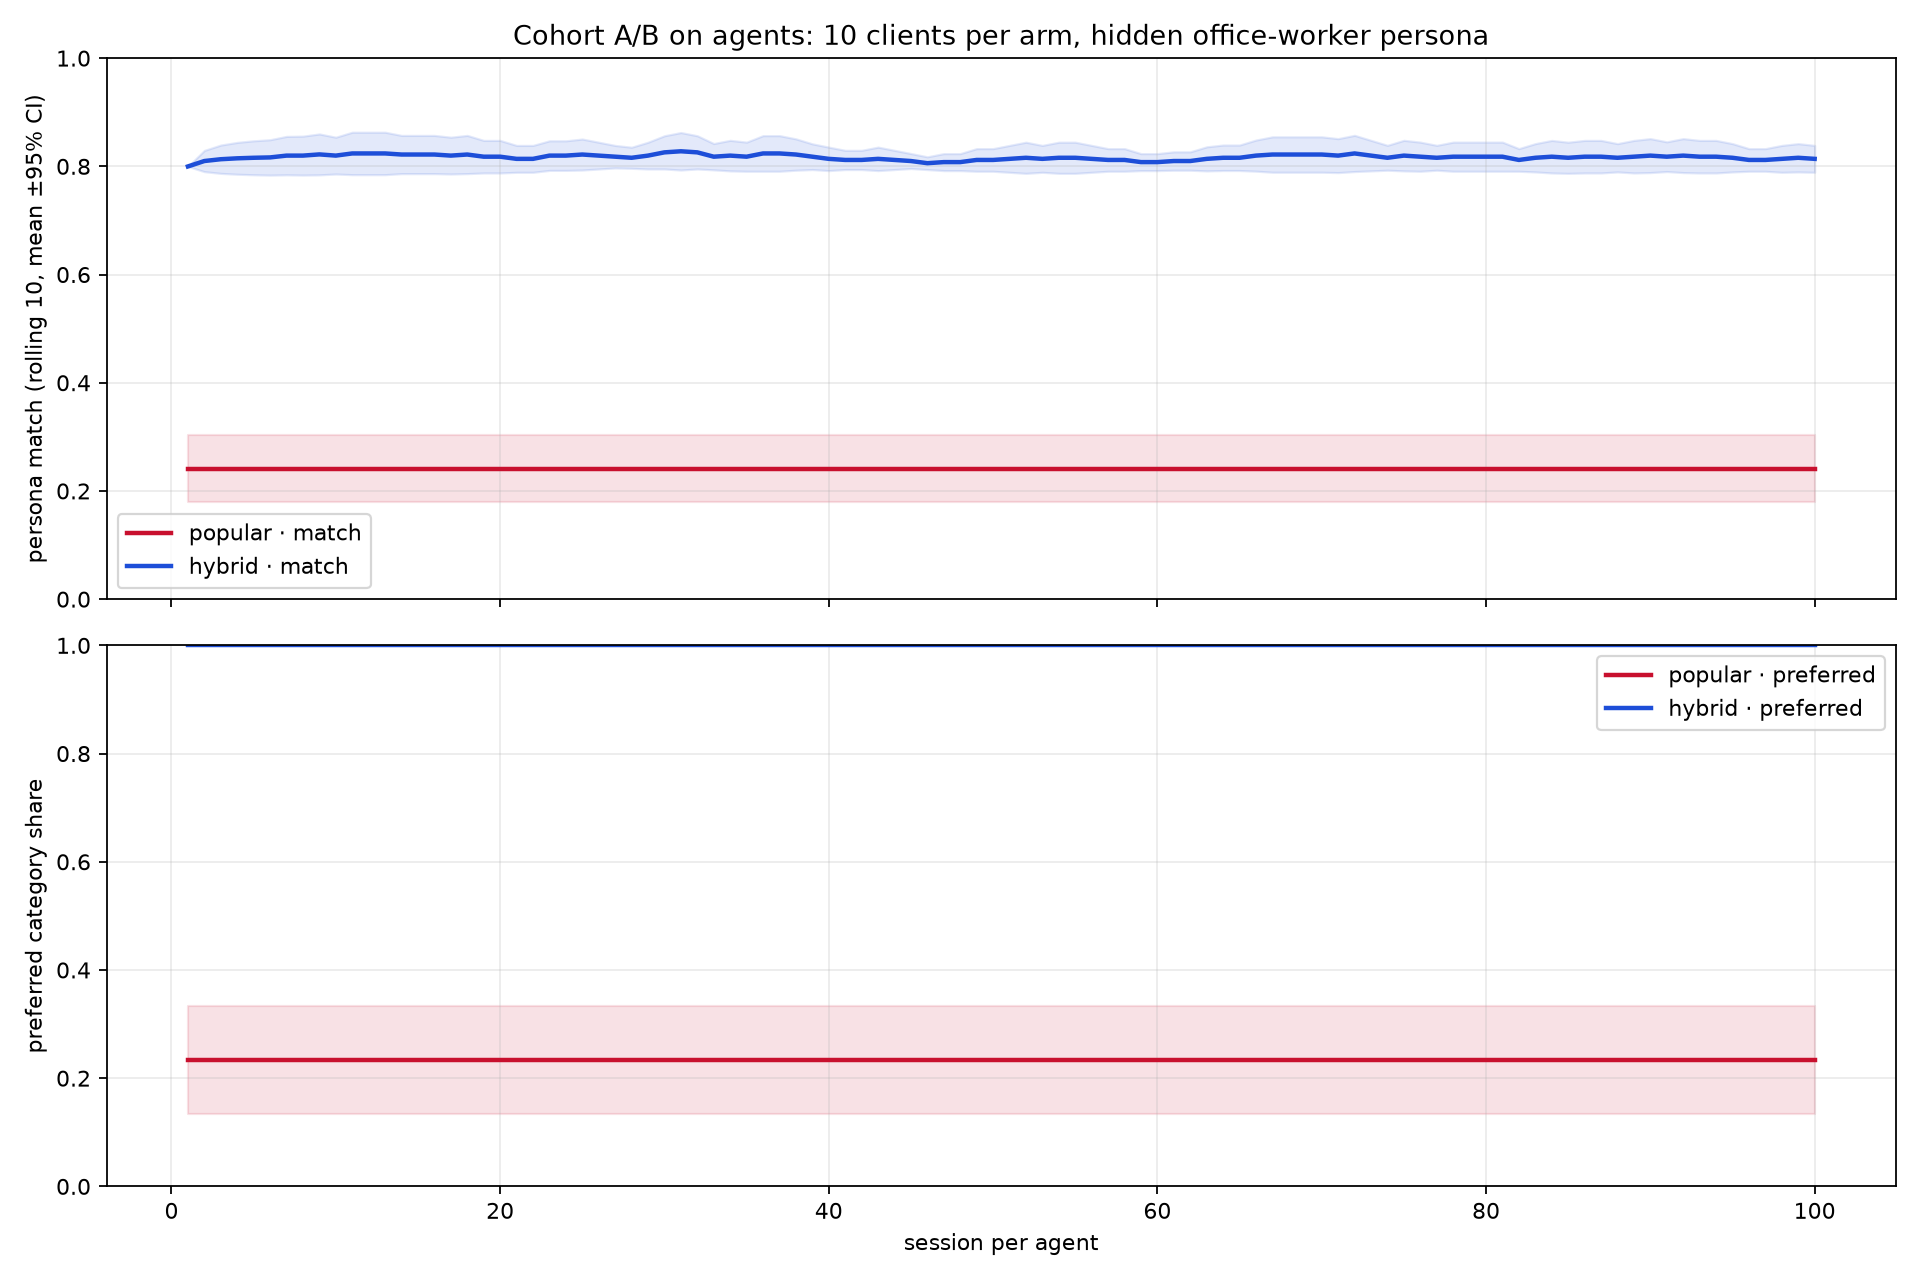

Source code (Python):
#!/usr/bin/env python3
"""Cohort A/B on agents with the same hidden persona.

20 synthetic clients share a hidden "Go backend developer" profile.
The profile is never sent to the service. Each client has its own history and
events; the recommender sees only client_id + purchases/events.

Arm A: 10 clients, forced `popular`.
Arm B: 10 clients, `hybrid` + feedback + exploration.
"""

from __future__ import annotations

import json
import math
import random
import subprocess
import urllib.request
from pathlib import Path

import matplotlib

matplotlib.use("Agg")
import matplotlib.pyplot as plt
import pandas as pd

BASE = "http://localhost:8080"
ROUNDS = 100
AGENTS_PER_ARM = 10
SEED = 23
CLIENTS = [f"smb-{i:03d}" for i in range(1, 2 * AGENTS_PER_ARM + 1)]

PERSONA = {
    "name": "Office worker / accountant",
    "category": {
        "office": 1.0, "training": 0.7, "backup": 0.55,
        "security": 0.4, "analytics": 0.2, "devtools": 0.1,
        "games": -1.0, "graphics": -0.6, "cad": -0.6,
    },
    "keywords": {
        "office": 0.4, "pdf": 0.5, "документ": 0.5, "курс": 0.4,
        "security": 0.3, "backup": 0.3, "game": -0.8,
        "corel": -0.5, "cad": -0.5,
    },
    "preferred": {"office", "training", "backup", "security"},
}


def req(method: str, path: str, body=None):
    data = json.dumps(body).encode() if body is not None else None
    r = urllib.request.Request(
        BASE + path, data=data, method=method,
        headers={"Content-Type": "application/json"} if body is not None else {},
    )
    with urllib.request.urlopen(r, timeout=60) as x:
        return json.load(x)


def utility(product: dict) -> float:
    text = " " + product["title"].lower() + " "
    score = PERSONA["category"].get(product["category"], 0.0)
    for word, boost in PERSONA["keywords"].items():
        if word in text:
            score += boost
    score -= product["price"] / 100000 * 0.05
    return score


def setup_client(client_id: str):
    req("POST", f"/v1/demo/clients/{client_id}/reset", {})
    req("POST", f"/v1/demo/clients/{client_id}/items", {"product_id": "prod-office-suite"})


def run_agent(client_id: str, arm: str, products: dict[str, dict], seed: int) -> pd.DataFrame:
    rng = random.Random(seed)
    setup_client(client_id)
    rows = []
    for session in range(1, ROUNDS + 1):
        resp = req("POST", "/v1/recommendations", {"client_id": client_id, "strategy": arm})
        top = resp.get("recommendations", [])[:3]
        scored = [(utility(products.get(x["product_id"], {"title": x["title"], "category": "", "price": 0})), x)
                  for x in top]
        scored.sort(key=lambda x: -x[0])
        best_u, best = scored[0] if scored else (0, None)
        click_prob = 1 / (1 + math.exp(-1.5 * best_u)) if best else 0
        clicked = best is not None and rng.random() < click_prob
        purchase_prob = 1 / (1 + math.exp(-2.0 * (best_u - 0.4))) if best else 0
        purchased = clicked and rng.random() < purchase_prob
        if clicked:
            req("POST", "/v1/events", {
                "trace_id": resp["trace_id"], "client_id": client_id,
                "product_id": best["product_id"], "event": "clicked",
            })
        if purchased:
            req("POST", "/v1/events", {
                "trace_id": resp["trace_id"], "client_id": client_id,
                "product_id": best["product_id"], "event": "purchased",
            })
        match = sum(min(1.0, max(0, u)) for u, _ in scored) / max(1, len(scored))
        preferred = sum(1 for _, x in scored
                        if products.get(x["product_id"], {}).get("category") in PERSONA["preferred"]) / max(1, len(scored))
        rows.append({
            "client_id": client_id, "arm": arm, "session": session,
            "match": match, "preferred_share": preferred,
            "clicked": int(clicked), "purchased": int(purchased),
        })
    return pd.DataFrame(rows)


def main() -> None:
    products = {p["id"]: p for p in req("GET", "/v1/products")}
    req("PUT", "/v1/admin/strategies/auto", {"enabled": False})

    rows = []
    for i, cid in enumerate(CLIENTS):
        arm = "popular" if i < AGENTS_PER_ARM else "hybrid"
        rows.append(run_agent(cid, arm, products, SEED + i))
    df = pd.concat(rows, ignore_index=True)

    out = Path(__file__).with_name("office_cohort_ab.csv")
    df.to_csv(out, index=False)

    # Aggregate across agents per session.
    agg = df.groupby(["arm", "session"]).agg(
        match=("match", "mean"),
        match_se=("match", lambda x: x.std(ddof=1) / math.sqrt(len(x))),
        preferred=("preferred_share", "mean"),
        preferred_se=("preferred_share", lambda x: x.std(ddof=1) / math.sqrt(len(x))),
    ).reset_index()

    fig, axes = plt.subplots(2, 1, figsize=(12, 8), sharex=True)
    for arm, color in [("popular", "#c8102e"), ("hybrid", "#1d4ed8")]:
        sub = agg[agg.arm == arm].copy()
        for col, se_col, ax in [("match", "match_se", axes[0]),
                                 ("preferred", "preferred_se", axes[1])]:
            roll = sub[col].rolling(10, min_periods=1).mean()
            se = sub[se_col].rolling(10, min_periods=1).mean()
            ax.plot(sub.session, roll, label=f"{arm} · {col}", color=color, linewidth=2)
            ax.fill_between(sub.session, roll - 1.96 * se, roll + 1.96 * se,
                            color=color, alpha=0.12)
    axes[0].set_ylabel("persona match (rolling 10, mean ±95% CI)")
    axes[0].set_ylim(0, 1)
    axes[0].set_title(f"Cohort A/B on agents: {AGENTS_PER_ARM} clients per arm, hidden office-worker persona")
    axes[0].legend()
    axes[0].grid(alpha=0.25)
    axes[1].set_xlabel("session per agent")
    axes[1].set_ylabel("preferred category share")
    axes[1].set_ylim(0, 1)
    axes[1].legend()
    axes[1].grid(alpha=0.25)
    fig.tight_layout()
    png = Path(__file__).with_name("office_cohort_ab.png")
    fig.savefig(png, dpi=160)
    print("saved", png)
    print("saved", out)

    summary = df.groupby("arm").agg(
        match=("match", "mean"), preferred=("preferred_share", "mean"),
        clicks=("clicked", "sum"), purchases=("purchased", "sum"),
        agents=("client_id", "nunique"),
    ).reset_index()
    print(summary.to_string(index=False))

    # Restore the demo seed after the experiment.
    subprocess.run(
        ["go", "run", "./cmd/lk-advisor", "seed", "--seed", "42"],
        cwd=Path(__file__).resolve().parents[1],
        env={**__import__("os").environ, "DATABASE_URL": "postgres://lk:lk@localhost:55432/lk?sslmode=disable"},
        check=False,
    )


if __name__ == "__main__":
    main()
